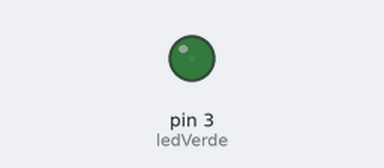
This sketch was run on a simulated Arduino Uno, built with avr-gcc and run on an emulated ATmega328P. On the bench: output pins drawn as LEDs (lit = HIGH). What the sketch prints to the serial monitor is not drawn.

Above: at 0.05 s.
At 1.2 s:
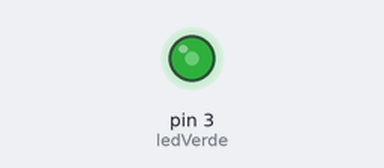
At 2.35 s:
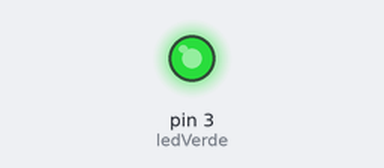
At 4.65 s:
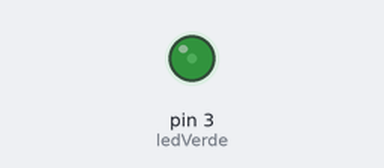
Timing chart, 0 to 6.8 s (numbered marks = the images above):
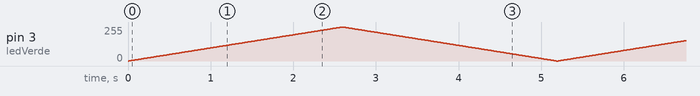

The sketch:

sketch_oct12a.ino
```cpp
int ledVerde = 3;
int intensidad = 0;
void setup() {
  pinMode(ledVerde, OUTPUT);
  Serial.begin(9600);
}

void loop() {
  for (intensidad = 0; intensidad < 255; intensidad++) {
    analogWrite(ledVerde, intensidad);
    Serial.println(intensidad);
    delay(10);
  }

  for (intensidad = 255; intensidad >= 0; intensidad--) {
    analogWrite(ledVerde, intensidad);
    Serial.println(intensidad);
    delay(10);
  }
}
```
